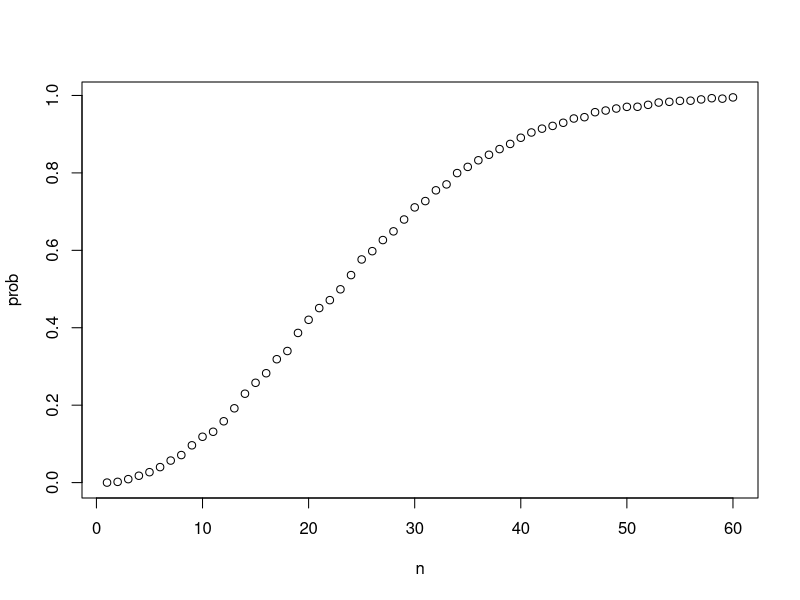
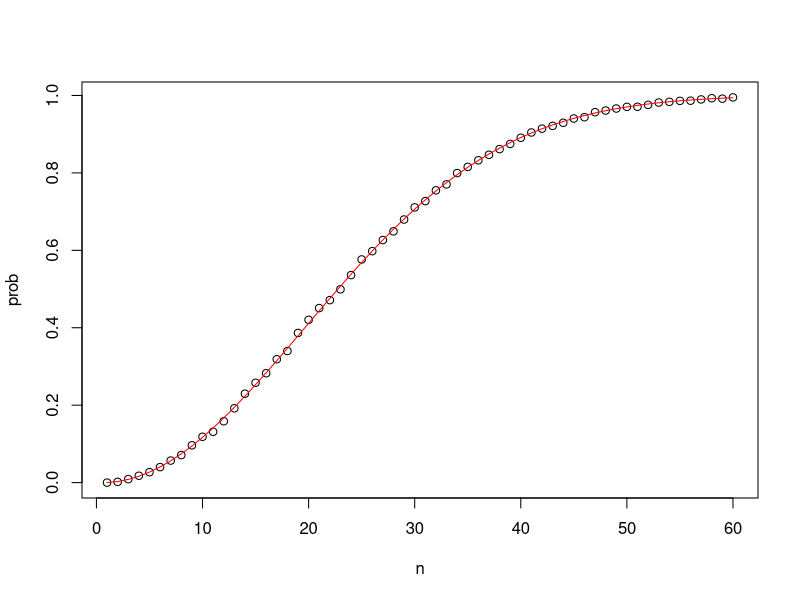
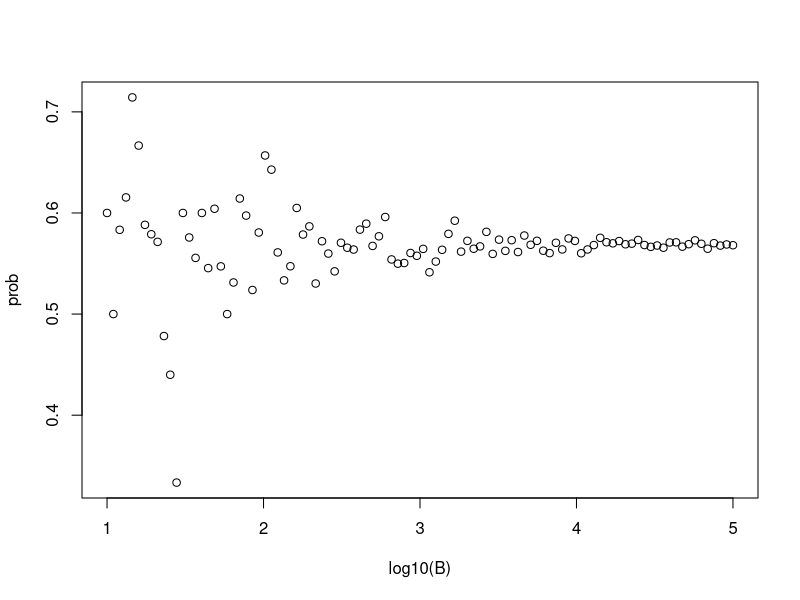

Generate these figures, in order, with R:
## ---- chunk 1
beads <- rep(c("red", "blue"), times = c(2,3))
beads
## ---- chunk 2
sample(beads, 1)
## ---- chunk 3
B <- 10000
events <- replicate(B, sample(beads, 1))
## ---- chunk 4
tab <- table(events)
tab
## ---- chunk 5
prop.table(tab)
## ---- chunk 6
set.seed(1986) 
## ---- chunk 7
sample(beads, 5)
sample(beads, 5)
sample(beads, 5)
## ---- chunk 8
events <- sample(beads, B, replace = TRUE)
prop.table(table(events))
## ---- chunk 9
number <- "Three"
suit <- "Hearts"
paste(number, suit)
## ---- chunk 10
paste(letters[1:5], as.character(1:5))
## ---- chunk 11
expand.grid(pants = c("blue", "black"), shirt = c("white", "grey", "plaid"))
## ---- chunk 12
suits <- c("Diamonds", "Clubs", "Hearts", "Spades")
numbers <- c("Ace", "Deuce", "Three", "Four", "Five", "Six", "Seven", 
             "Eight", "Nine", "Ten", "Jack", "Queen", "King")
deck <- expand.grid(number = numbers, suit = suits)
deck <- paste(deck$number, deck$suit)
## ---- chunk 13
kings <- paste("King", suits)
mean(deck %in% kings)
## ---- chunk 14
library(gtools)
permutations(3, 2)
## ---- chunk 15
all_phone_numbers <- permutations(10, 7, v = 0:9)
n <- nrow(all_phone_numbers)
index <- sample(n, 5)
all_phone_numbers[index,]
## ---- chunk 16
hands <- permutations(52, 2, v = deck)
## ---- chunk 17
first_card <- hands[,1]
second_card <- hands[,2]
## ---- chunk 18
kings <- paste("King", suits)
sum(first_card %in% kings)
## ---- chunk 19
sum(first_card %in% kings & second_card %in% kings) / 
  sum(first_card %in% kings)
## ---- chunk 20
mean(first_card %in% kings & second_card %in% kings) / 
  mean(first_card %in% kings)
## ---- chunk 21
combinations(3,2)
## ---- chunk 22
aces <- paste("Ace", suits)

facecard <- c("King", "Queen", "Jack", "Ten")
facecard <- expand.grid(number = facecard, suit = suits)
facecard <- paste(facecard$number, facecard$suit)

hands <- combinations(52, 2, v = deck)
mean(hands[,1] %in% aces & hands[,2] %in% facecard)
## ---- chunk 23
mean((hands[,1] %in% aces & hands[,2] %in% facecard) |
       (hands[,2] %in% aces & hands[,1] %in% facecard))
## ---- chunk 24
hand <- sample(deck, 2)
hand
## ---- chunk 25
(hand[1] %in% aces & hand[2] %in% facecard) | 
  (hand[2] %in% aces & hand[1] %in% facecard)
## ---- chunk 26
blackjack <- function(){
   hand <- sample(deck, 2)
  (hand[1] %in% aces & hand[2] %in% facecard) | 
    (hand[2] %in% aces & hand[1] %in% facecard)
}
## ---- chunk 27
blackjack()
## ---- chunk 28
B <- 10000
results <- replicate(B, blackjack())
mean(results)
## ---- chunk 29
B <- 10000
monty_hall <- function(strategy){
  doors <- as.character(1:3)
  prize <- sample(c("car", "goat", "goat"))
  prize_door <- doors[prize == "car"]
  my_pick  <- sample(doors, 1)
  show <- sample(doors[!doors %in% c(my_pick, prize_door)],1)
  stick <- my_pick
  stick == prize_door
  switch <- doors[!doors %in% c(my_pick, show)]
  choice <- ifelse(strategy == "stick", stick, switch)
  choice == prize_door
}
stick <- replicate(B, monty_hall("stick"))
mean(stick)
switch <- replicate(B, monty_hall("switch"))
mean(switch)
## ---- chunk 30
set.seed(1)
## ---- chunk 31
n <- 50
bdays <- sample(1:365, n, replace = TRUE)
## ---- chunk 32
duplicated(c(1, 2, 3, 1, 4, 3, 5))
## ---- chunk 33
any(duplicated(bdays))
## ---- chunk 34
B <- 10000
same_birthday <- function(n){
  bdays <- sample(1:365, n, replace = TRUE)
  any(duplicated(bdays))
}
results <- replicate(B, same_birthday(50))
mean(results)
## ---- chunk 35
compute_prob <- function(n, B = 10000){
  results <- replicate(B, same_birthday(n))
  mean(results)
}
## ---- chunk 36
n <- seq(1,60)
prob <- sapply(n, compute_prob)
## ---- chunk 37
library(tidyverse)
prob <- sapply(n, compute_prob)
plot(n, prob)
## ---- chunk 38
exact_prob <- function(n){
  prob_unique <- seq(365, 365 - n + 1)/365 
  1 - prod( prob_unique)
}
eprob <- sapply(n, exact_prob)
plot(n, prob)
lines(n, eprob, col = "red")
## ---- chunk 39
B <- 10^seq(1, 5, len = 100)
compute_prob <- function(B, n = 25){
  same_day <- replicate(B, same_birthday(n))
  mean(same_day)
}
prob <- sapply(B, compute_prob)
plot(log10(B), prob)
